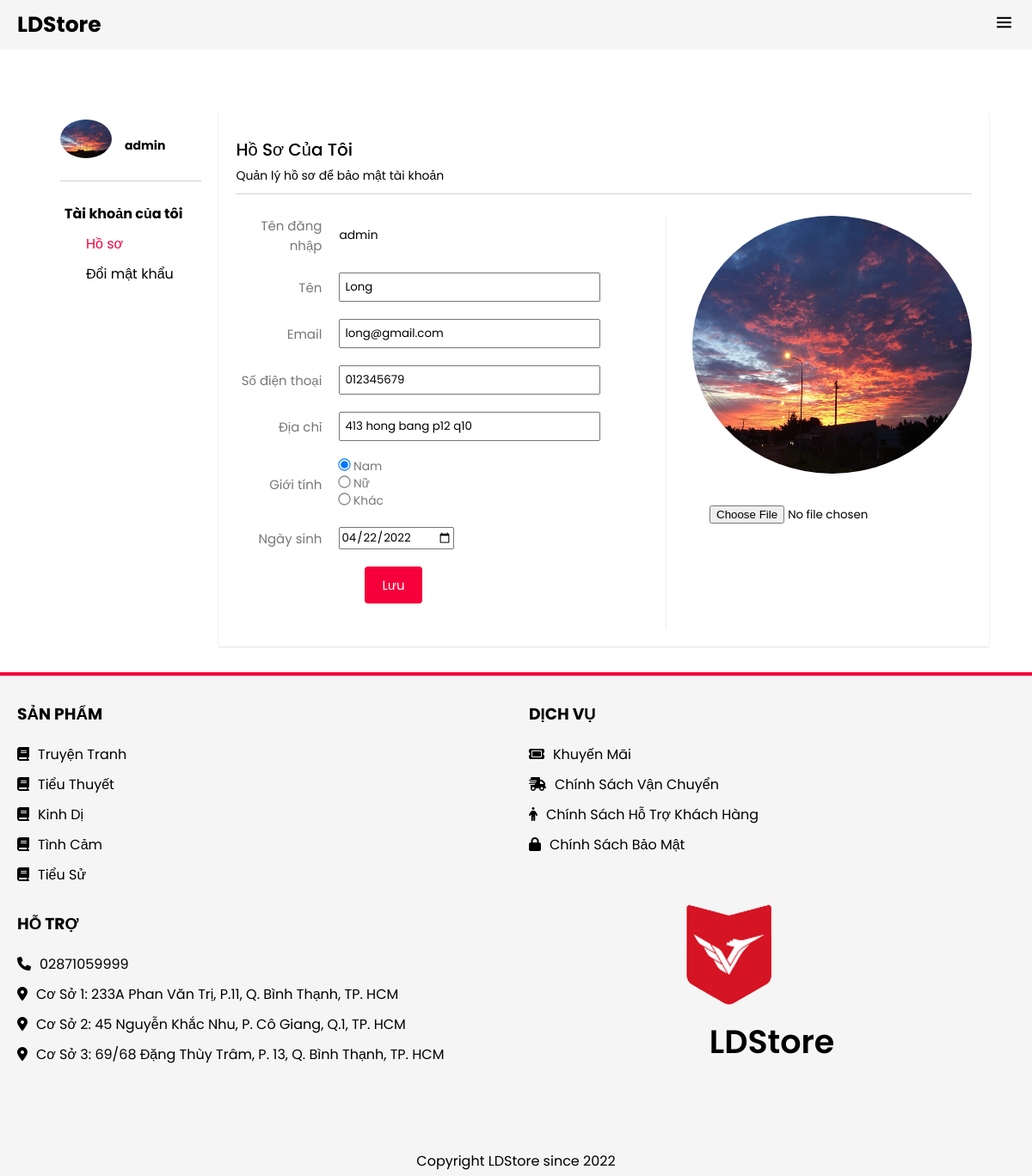
Page /user/profile/ (signed in) on the committed database.
### user/models.py (models this page shows, shortened)
class CustomUser(AbstractBaseUser, PermissionsMixin):
    SEX_CHOICES = (
        ("Nam", "Nam"),
        ("Nữ", "Nữ"),
        ("-", "-")
    )
    username = models.CharField(max_length=20, unique=True)
    password = models.CharField(max_length=30)
    email = models.EmailField()
    fullname = models.CharField(max_length=50, blank=True, null=True)
    avatar = models.ImageField(upload_to ='media/user/avatar/%Y/%m/%d', blank=True, null=True)
    address = models.CharField(max_length=300, blank=True, null=True)
    phone_number = models.CharField(max_length=10, blank=True, null=True)
    dob = models.DateField(blank=True, null=True)
    sex = models.CharField(max_length=10, choices=SEX_CHOICES, default="-")
    is_admin = models.BooleanField(default=False)
    is_active = models.BooleanField(default=False)
    is_staff = models.BooleanField(default=True)
    is_superuser = models.BooleanField(default=False)
    objects = UserManager()
    USERNAME_FIELD = 'username'
    REQUIRED_FIELDS = ['password']

### product/models.py (models this page shows, shortened)
class Category(models.Model):
    title = models.CharField(max_length=30)
    description = models.TextField(blank=True, null=True)
    image = models.ImageField(upload_to = 'images/categories/%Y-%m-%d/', blank=True, null=True)
    slug = models.SlugField(null=True, blank=True)
    create_at = models.DateTimeField(auto_now_add=True)
    update_at = models.DateTimeField(auto_now=True)

### user/views.py (the view, shortened to what this page needs)
# urls.py: path('profile/', Profile.as_view(), name='profile'),
class Profile(LoginRequiredMixin, View):
    template_name = "user/user-account.html"
    def get(self, request, *args, **kwargs):
        user = CustomUser.objects.filter(username=self.request.user.username).first()
        form = CustomUserForm(initial=model_to_dict(user), request=request)
        context = {
            'form': form,
            'title': "Profile",
        }
        return render(request, self.template_name, context)

### user/forms.py (shortened to what this page needs)
class CustomUserForm(forms.Form):
    SEX_CHOICES = [
        ('Nam','Nam'),
        ('Nữ','Nữ'),
        ('Khác','Khác'),
    ]
    username = forms.CharField(label='Tên đăng nhập', max_length=100, required=False)
    fullname = forms.CharField(label='Tên', max_length=100)
    email = forms.EmailField(label='Email', max_length=100)
    phone_number = forms.CharField(label='Số điện thoại', max_length=100)
    address = forms.CharField(label='Địa chỉ', max_length=100)
    sex = forms.ChoiceField(label='Giới tính', choices=SEX_CHOICES, widget=forms.RadioSelect)
    dob = forms.DateField(label='Ngày sinh')
    avatar = forms.ImageField()
    def __init__(self, *args, **kwargs):
        self.request = kwargs.pop('request')
        super().__init__(*args, **kwargs)

### home/context_processors.py (called while the page is built)
def get_category(request):
    categories = Category.objects.all()
    context = {
        'categories': categories,
    }
    return context

### user/templates/user/user-account.html (shortened to what this page needs)
<!DOCTYPE html>
{% load static %}
<html lang="en">
  <head>
    {% include "base/head.html" %}
  </head>
  <body>
    {% include "base/header.html" %}
    <div class="container body-wrap">
      <div class="profile-main" style="display: flex">
        <div class="box-left-1" style="height: auto; width: 20%">
          <div class="in4-avt-content" style="display: flex">
            <div class="in4-avt">
              <img
                src="{% if request.user.avatar %}{{ request.user.avatar.url }}{% endif %}"
                class="i4-img"
                alt=""
                style=""
              />
            </div>
            <div class="in4-avt-shopname">{{ request.user.username }}</div>
          </div>
          <div class="in4-sidebar">
            <ul class="in4-myacc-detail">
              <div class="i4-myacc">Tài khoản của tôi</div>
              <li>
                <a
                  href="{% url 'user:profile' %}"
                  class="hoso-hv"
                  style="color: #f6003c"
                  >Hồ sơ</a
                >
              </li>
              <li>
                <a href="{% url 'user:change-password' %}" class="dmk-hv"
                  >Đổi mật khẩu</a
                >
              </li>
            </ul>
          </div>
        </div>
        <div class="wrap-box-right-2" style="width: 980px">
          <div class="box-right-2" style="height: auto">
            <div class="i4-title-side">
              <h1
                style="
                  padding-bottom: 5px;
                  text-transform: capitalize;
                  font-weight: 500;
                  font-size: 20px;
                "
              >
                Hồ sơ của tôi
              </h1>
              <p style="font-size: 14px">Quản lý hồ sơ để bảo mật tài khoản</p>
            </div>
            <form
              method="post"
              action="{% url 'user:profile' %}"
              enctype="multipart/form-data"
            >
              <div class="wrap-box-right-content" style="display: flex">
                <div class="wrap-box-right-content-1" style="width: 80%">
                  <div class="user-name-wrap" style="display: flex">
                    <div class="user-name-label">
                      <label for="">{{ form.username.label }}</label>
                    </div>
                    <div class="user-name-console">
                      {{ request.user.username }}
                    </div>
                  </div>
                  <div class="name-wrap" style="display: flex">
                    <div class="name-label">
                      <label for="">{{ form.fullname.label }}</label>
                    </div>
                    <div class="name-input" style="width: 80%">
                      <input
                        type="text"
                        style="width: 80%; padding: 5px"
                        name="{{ form.fullname.name }}"
                        value="{{ form.fullname.value }}"
                      />
                    </div>
                  </div>
                  <div class="email-wrap" style="display: flex">
                    <div class="email-label">
                      <label for="">{{ form.email.label }}</label>
                    </div>
                    <div class="name-input" style="width: 80%">
                      <input
                        type="text"
                        style="width: 80%; padding: 5px"
                        name="{{ form.email.name }}"
                        value="{{ form.email.value }}"
                      />
                    </div>
                  </div>
                  <div class="phone-wrap" style="display: flex">
                    <div class="phone-label">
                      <label for="">{{ form.phone_number.label }}</label>
                    </div>
                    <div class="name-input" style="width: 80%">
                      <input
                        type="text"
                        style="width: 80%; padding: 5px"
                        name="{{ form.phone_number.name }}"
                        value="{{ form.phone_number.value }}"
                      />
                    </div>
                  </div>
                  <div class="address-wrap" style="display: flex">
                    <div class="address-label">
                      <label for="">{{ form.address.label }}</label>
                    </div>
                    <div class="name-input" style="width: 80%">
                      <input
                        type="text"
                        style="width: 80%; padding: 5px"
                        name="{{ form.address.name }}"
                        value="{{ form.address.value }}"
                      />
                    </div>
                  </div>
                  <div class="gender-wrap" style="display: flex">
                    <div class="gender-label">
                      <label for="">{{ form.sex.label }}</label>
                    </div>
                    <div class="gender-button-checked" style="display: flex">
                      <div class="gender-female" style="display: flex">
                        {{ form.sex }}
                      </div>
                    </div>
                  </div>
                  <div class="birth-wrap" style="display: flex">
                    <div class="birth-label">
                      <label for="">{{ form.dob.label }}</label>
                    </div>
                    <div class="birth-input">
                      <input
                        type="date"
                        name="{{ form.dob.name }}"
                        value="{{ form.dob.value|date:'Y-m-d' }}"
                      />
                    </div>
                  </div>
                  <div class="save-i4-button">
                    <button>Lưu</button>
                  </div>
                </div>
                <div class="box-right-2-avt" style="display: flex">
                  <div class="box-right-2-avt-wrap">
                    <div class="wrap-image-change-shop" style="display: flex">
                      <div class="avt-url-change">
                        <img
                          src="{% if request.user.avatar %}{{ request.user.avatar.url }}{% endif %}"
                          style="height: 300px"
                          alt=""
                        />
                      </div>
                    </div>
                    <input
                      type="file"
                      accept=" .jpg, .jpeg, .png"
                      class="avt-url-change-btn"
                      name="{{ form.avatar.name }}"
                      value="{% if form.avatar.value %}{{ form.avatar.value.url }}{% endif %}"
                    />
                  </div>
                </div>
              </div>
            </form>
          </div>
        </div>
      </div>
    </div>
    {% include "base/footer.html" %}
  </body>
</html>

### templates/base/footer.html (shortened to what this page needs)
{% load static %}
<footer class="bg-second">
    <div class="container">
        <div class="row">
            <div class="col-3 col-md-6">
                <h3 class="footer-head">Sản phẩm</h3>
                <ul class="menu">
                    {% for category in categories %}
                <li><a href="{% url 'product:productfilter' category=category.title %}"><i class="fa-solid fa-book"></i>{{ category.title }}</a></li>
                {% endfor %}
                </ul>
            </div>
            <div class="col-3 col-md-6">
                <h3 class="footer-head">Dịch vụ</h3>
                <ul class="menu">
                    <li><a href="#"><i class="fa-solid fa-ticket"></i>Khuyến mãi</a></li>
                    <li><a href="#"><i class="fa-solid fa-truck-fast"></i>Chính sách vận chuyển</a></li>
                    <li><a href="#"><i class="fa-solid fa-person"></i>Chính sách hỗ trợ khách hàng</a></li>
                    <li><a href="#"><i class="fa-solid fa-lock"></i>Chính sách bảo mật</a></li>
                </ul>
            </div>
            <div class="col-3 col-md-6">
                <h3 class="footer-head">Hỗ trợ</h3>
                <ul class="menu">
                    <li><a href="#"><i class="fa-solid fa-phone"></i>02871059999</a></li>
                    <li><a href="#"><i class="fa-solid fa-location-dot"></i>Cơ sở 1: 233A Phan Văn Trị, P.11, Q. Bình Thạnh, TP. HCM</a></li>
                    <li><a href="#"><i class="fa-solid fa-location-dot"></i>Cơ sở 2: 45 Nguyễn Khắc Nhu, P. Cô Giang, Q.1, TP. HCM</a></li>
                    <li><a href="#"><i class="fa-solid fa-location-dot"></i>Cơ sở 3: 69/68 Đặng Thùy Trâm, P. 13, Q. Bình Thạnh, TP. HCM</a></li>
                </ul>
            </div>
            <div class="col-3 col-md-6 col-sm-12">
                <div class="contact" style="transform: translateY(-3rem);">
                    <img src="{% static 'home/img/lg-vlu.png' %}" alt="" class="footer-lg-img">
                    <h3 class="contact-header">
                        LDStore
                    </h3>
                    </div>
                </div>
            </div>
        </div>
    <div class="copyright">Copyright LDStore since 2022</div>
</footer>

### static/home/css/grid.css (style rules this page uses)
.row { display: flex; flex-wrap: wrap; margin: 0 -15px; }
[class*="col-"] { padding: 0 15px; margin-bottom: 20px; }
.col-3 { width: 25%; }
@media only screen and (max-width: 1280px) { .col-md-6 { width: 50%; } }

### static/home/css/test.css (style rules this page uses)
:root { --main-bg-color: #fff; --second-bg-color: #f5f5f5; --third-bg-color: #e3e3e3; --grey: #4b4b4b; --black: #000; --red: #c0392b; --top-header-size: 30px; --mid-header-size: 80px; --bottom-header-size: 45px; --btn-bg: #000; --btn-border-color: #000; --btn-color: #fff; }
img.i4-img { border-radius: 50%; width: 60px; }
.in4-avt { padding: 10px 0; }
.in4-avt-content { border-bottom: 1px solid #d3d3d3; }
.in4-myacc-detail>li { padding: 5px 0; padding-left: 30px; }
.in4-myacc-detail { padding-top: 20px; }
.i4-myacc { font-weight: bold; padding:5px 0; padding-left: 5px; }
.i4-title-side { border-bottom: solid 1px #d3d3d3; width: 100%; padding: 10px 0; }
.wrap-box-right-content label { color: rgba(85,85,85,.8); }
.user-name-label,.name-label,.email-label,.phone-label,.address-label,.gender-label,.birth-label { text-align: right; width: 20%; font-size: 15px; }
.wrap-box-right-content { padding-top: 25px; }
.gender-male,.gender-female,.gender-another { margin-right: 20px; }
.gender-wrap input { transform: scale(1.1); }
.user-name-wrap,.name-wrap,.email-wrap,.phone-wrap,.address-wrap,.gender-wrap,.birth-wrap { margin-bottom: 20px; align-items: center; }
.user-name-console,.name-input,.email-console,.phone-console,.address-console,.gender-button-checked,.birth-input { padding-left: 20px; font-size: 13.8px; }
.copyright { background-color:inherit; width: 100%; height: 30px; font-size: 16px; text-align: center; }
* { padding: 0; margin: 0; box-sizing: border-box; -webkit-tap-highlight-color: transparent; font-family: "Poppins", sans-serif; }
.box-right-2-avt-wrap { margin-left: 30px; }
body { overflow-x: hidden; position: relative; background-color: var(--main-bg-color); overflow-x: hidden; }
.profile-main { margin:30px }
.wrap-box-right-2 { background-color: #fff; }
button { cursor: pointer; }
a { display: inline-block; text-decoration: none; color: unset; }
li { list-style-type: none; }
img { max-width: 100%; }
.container { max-width: 1366px; margin: auto; padding: 0 20px; }
.bg-second { background-color: var(--second-bg-color); }
.body-wrap { margin-top: 129px; }
.footer-lg-img { position: relative; left: 30%; }
footer { padding-top: 30px; border-top:4px solid #f6003c ; width: 100%; }
.footer-head { margin-bottom: 20px; text-transform: uppercase; }
footer ul li { margin-bottom: 10px; }
.contact-header { text-align: center; font-weight: 600; margin-bottom: 30px; font-size: 38px; }
.menu li a { text-transform: capitalize; transition: transform 0.3s ease-in-out; }
.menu li i { padding-right: 10px; }
.contact { margin-top: 2rem; }
.box-right-2 { padding: 20px 20px; box-shadow: 0 1px 2px 0 rgb(0 0 0 / 13%); }
.box-left-1 { padding: 0 20px; }
.in4-avt-shopname { padding:30px 15px; font-size: 14px; font-weight: bold; }
.save-i4-button button { padding: 10px 20px; background-color: #f6003c; border: none; border-radius: 4px; font-size: 15px; color: #fff; }
.save-i4-button { padding-left: 150px; margin-bottom: 30px; }
.box-right-2-avt { border-left: 0.0625rem solid #efefef; }
.box-right-2-avt input { padding: 30px 20px; }
.avt-url-change img { border-radius: 50%; }
.wrap-image-change-shop { justify-content: center; position: relative; }

### rows in the picture
CustomUser: avatar (picture), user.username "admin", fullname "Long", email "long@gmail.com", phone_number "012345679", address "413 hong bang p12 q10", dob "04/22/2022"
Category: title "Truyện Tranh"
Category: title "Tiểu Thuyết"
Category: title "Kinh Dị"
Category: title "Tình Cảm"
Category: title "Tiểu Sử"
